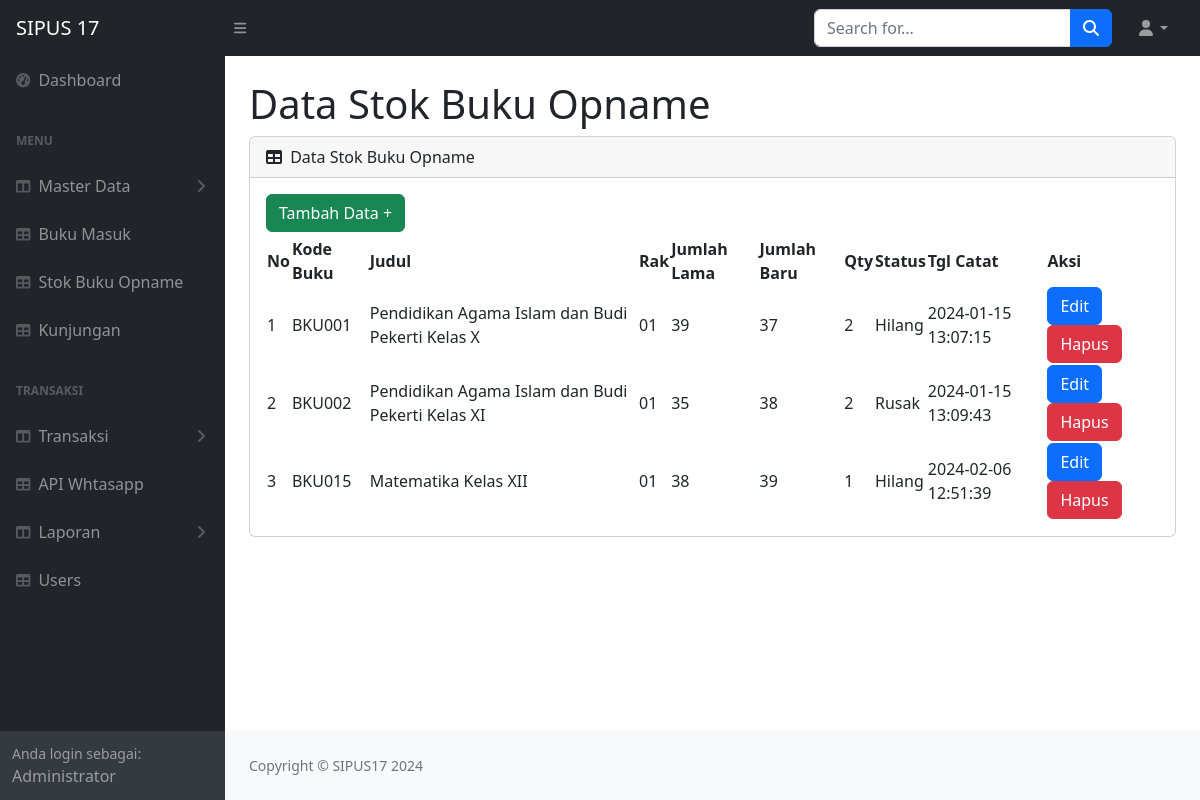
Screenshot of /admin/tampil_stok_opname.php (signed in) with the database file from the repository.
### tables this page shows
CREATE TABLE `stok_opname` (
  `id` int(11) NOT NULL,
  `id_buku` varchar(50) DEFAULT NULL,
  `jumlah_lama` int(11) DEFAULT NULL,
  `jumlah_baru` int(11) DEFAULT NULL,
  `qty` int(11) DEFAULT NULL,
  `status` varchar(15) DEFAULT NULL,
  `tgl_catat` timestamp NULL DEFAULT NULL
);

CREATE TABLE `buku` (
  `id_buku` varchar(50) NOT NULL,
  `judul` varchar(100) DEFAULT NULL,
  `id_kategori` int(11) DEFAULT NULL,
  `pengarang` varchar(225) DEFAULT NULL,
  `penerbit` varchar(225) DEFAULT NULL,
  `tahun` varchar(15) DEFAULT NULL,
  `isbn` varchar(30) DEFAULT NULL,
  `rak` varchar(30) DEFAULT NULL,
  `jumlah` int(11) DEFAULT NULL
);

### admin/tampil_stok_opname.php (the view, shortened to what this page needs)
<?php
include("../koneksi.php");
?>
<!DOCTYPE html>
<html lang="en">
<head>
    <link href="https://cdn.jsdelivr.net/npm/simple-datatables@7.1.2/dist/style.min.css" rel="stylesheet" />
    <link href="../css/styles.css" rel="stylesheet" />
</head>
<body class="sb-nav-fixed">
    <?php include("../admin/navbar.php"); ?>
    <div id="layoutSidenav_content">
        <main>
            <div class="container-fluid px-4">
                <h1 class="mt-4">Data Stok Buku Opname</h1>
                <div class="card mb-4">
                    <div class="card-header">
                        <i class="fas fa-table me-1"></i>
                        Data Stok Buku Opname
                    </div>
                    <div class="card-body">
                        <a href="tambah_stok_opname.php" class="btn btn-success mb-1">Tambah Data +</a>
                        <table id="datatablesSimple">
                            <thead>
                                <tr>
                                    <th>No</th>
                                    <th>Kode Buku</th>
                                    <th>Judul</th>
                                    <th>Rak</th>
                                    <th>Jumlah Lama</th>
                                    <th>Jumlah Baru</th>
                                    <th>Qty</th>
                                    <th>Status</th>
                                    <th>Tgl Catat</th>
                                    <th>Aksi</th>
                                </tr>
                            </thead>
                            <tbody>
                                <?php
                                $tampilbuku = mysqli_query($koneksi, "SELECT
                                stok_opname.id,
                                stok_opname.id_buku,
                                buku.judul,
                                buku.rak,
                                stok_opname.jumlah_lama,
                                stok_opname.jumlah_baru,
                                stok_opname.qty,
                                stok_opname.status,
                                stok_opname.tgl_catat
                            FROM
                                buku
                                INNER JOIN
                                stok_opname
                                ON
                                    buku.id_buku = stok_opname.id_buku");
                                $no = 1;
                                while ($data = mysqli_fetch_array($tampilbuku)) {
                                    $id = $data['id'];
                                    $id_buku = $data['id_buku'];
                                    $judul = $data['judul'];
                                    $rak = $data['rak'];
                                    $jumlah_lama = $data['jumlah_lama'];
                                    $jumlah_baru = $data['jumlah_baru'];
                                    $qty = $data['qty'];
                                    $tgl_catat = $data['tgl_catat'];
                                    $status = $data['status'];
                                    ?>
                                    <tr>
                                        <td>
                                            <?php echo $no++ ?>
                                        </td>
                                        <td>
                                            <?php echo $id_buku ?>
                                        </td>
                                        <td>
                                            <?php echo $judul ?>
                                        </td>
                                        <td>
                                            <?php echo $rak ?>
                                        </td>
                                        <td>
                                            <?php echo $jumlah_lama ?>
                                        </td>
                                        <td>
                                            <?php echo $jumlah_baru ?>
                                        </td>
                                        <td>
                                            <?php echo $qty ?>
                                        </td>
                                        <td>
                                            <?php echo $status ?>
                                        </td>
                                        <td>
                                            <?php echo $tgl_catat ?>
                                        </td>
                                        <td>
                                            <a href="edit_stok_opname.php?id=<?php echo $id ?>"
                                                class="btn btn-primary">Edit</a>
                                            <a href="hapus_stok_opname.php?id=<?php echo $id ?>&action=hapus"
                                                class="btn btn-danger"
                                                onclick="return confirm('Apakah Anda yakin ingin menghapus data ini?')">Hapus</a>
                                        </td>
                                    </tr>
                                <?php } ?>
                            </tbody>
                        </table>
                    </div>
                </div>
            </div>
        </main>
        <footer class="py-4 bg-light mt-auto">
            <div class="container-fluid px-4">
                <div class="d-flex align-items-center justify-content-between small">
                    <div class="text-muted">Copyright &copy; SIPUS17 2024</div>
                </div>
            </div>
        </footer>
    </div>
</body>
</html>

### rows the page displays
stok_opname: id_buku "BKU001", id_buku.judul "Pendidikan Agama Islam dan Budi Pekerti Kelas X", id_buku.rak "01", jumlah_lama "39", jumlah_baru "37", qty "2", status "Hilang", tgl_catat "2024-01-15 13:07:15"
stok_opname: id_buku "BKU002", id_buku.judul "Pendidikan Agama Islam dan Budi Pekerti Kelas XI", id_buku.rak "01", jumlah_lama "35", jumlah_baru "38", qty "2", status "Rusak", tgl_catat "2024-01-15 13:09:43"
stok_opname: id_buku "BKU015", id_buku.judul "Matematika Kelas XII", id_buku.rak "01", jumlah_lama "38", jumlah_baru "39", qty "1", status "Hilang", tgl_catat "2024-02-06 12:51:39"
